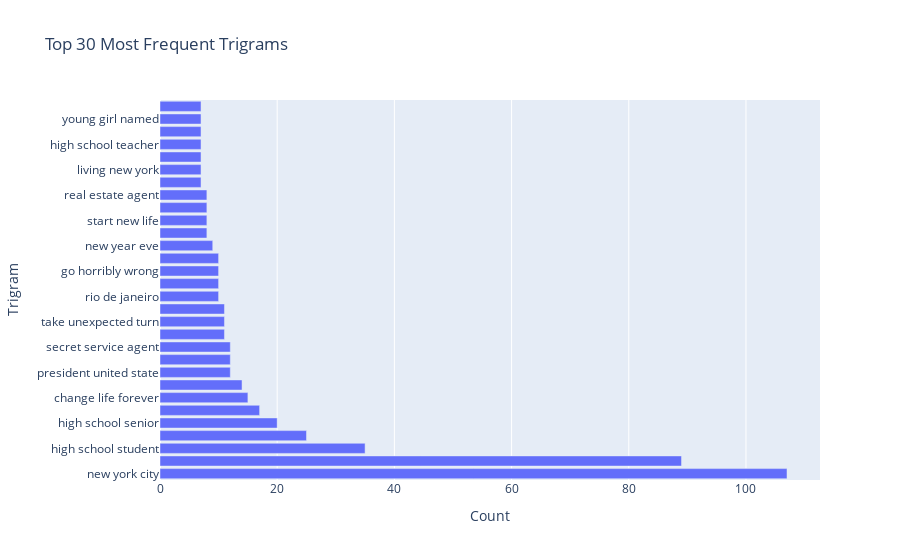

Source (notebook cell):
### Markdown cell above
The trigram analysis provides deeper insights into narrative patterns in movie overviews:

Common time-related phrases:
- "world war ii" reflects the prevalence of WWII historical dramas and war films
- "life begin change" and "takes place future" signal key plot transitions and drama settings

Character relationships and demographics: 
- "young high school" and "high school student" highlight coming-of-age stories and teen films
- "one day life" and "man young woman" indicate relationship-focused narratives

Location-based descriptors:
- "new york city" appears frequently, reinforcing New York as a popular setting
- "los angeles california" establishes west coast locations

Action and plot elements:
- "must find way" and "trying find way" suggest quest/journey narratives
- "group young people" hints at ensemble casts and team dynamics

These trigrams reveal common storytelling structures and thematic elements across genres, providing insight into how movie plots are typically constructed and described.

While some leads towards some genre like wwii to war, some is cross-genre terms.

### Code cell
trigram_vec = CountVectorizer(ngram_range=(3, 3), max_features=30)
X_trigram = trigram_vec.fit_transform(movies_clean['cleaned_overview'])

trigram_counts = X_trigram.sum(axis=0)
trigram_freq = [(word, trigram_counts[0, idx]) for word, idx in trigram_vec.vocabulary_.items()]
trigram_freq = sorted(trigram_freq, key=lambda x: x[1], reverse=True)

trigram_df = pd.DataFrame(trigram_freq, columns=['Trigram', 'Count'])

fig = px.bar(trigram_df, x='Count', y='Trigram', orientation='h',
             title='Top 30 Most Frequent Trigrams')
fig.show()

### Figure 1 — Plotly figure (JSON) as saved in the notebook; plotly's stock layout.template omitted (floating-point values rounded to 4 significant figures)
{"data": [{"hovertemplate": "Count=%{x}<br>Trigram=%{y}<extra></extra>", "legendgroup": "", "marker": {"color": "#636efa", "pattern": {"shape": ""}}, "name": "", "orientation": "h", "showlegend": false, "textposition": "auto", "type": "bar", "x": [107, 89, 35, 25, 20, 17, 15, 14, 12, 12, 12, 11, 11, 11, 10, 10, 10, 10, 9, 8, 8, 8, 8, 7, 7, 7, 7, 7, 7, 7], "xaxis": "x", "y": ["new york city", "world war ii", "high school student", "based true story", "high school senior", "life turned upside", "change life forever", "dream come true", "president united state", "game cat mouse", "secret service agent", "come face face", "take unexpected turn", "find way home", "rio de janeiro", "year high school", "go horribly wrong", "great white shark", "new year eve", "film tell story", "start new life", "stay step ahead", "real estate agent", "childhood best friend", "living new york", "hell break loose", "high school teacher", "high school sweetheart", "young girl named", "move new york"], "yaxis": "y"}], "layout": {"barmode": "relative", "legend": {"tracegroupgap": 0}, "title": {"text": "Top 30 Most Frequent Trigrams"}, "xaxis": {"anchor": "y", "domain": [0, 1], "title": {"text": "Count"}}, "yaxis": {"anchor": "x", "domain": [0, 1], "title": {"text": "Trigram"}}}}
